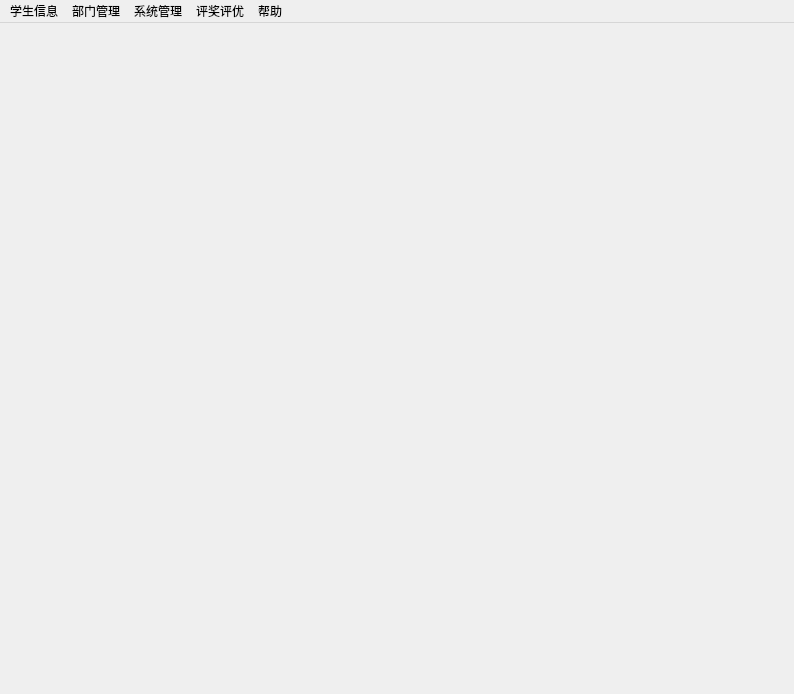
<?xml version="1.0" encoding="UTF-8"?>
<ui version="4.0">
 <class>MainWindow</class>
 <widget class="QMainWindow" name="MainWindow">
  <property name="geometry">
   <rect>
    <x>0</x>
    <y>0</y>
    <width>794</width>
    <height>694</height>
   </rect>
  </property>
  <property name="windowTitle">
   <string>学生评奖评优系统</string>
  </property>
  <property name="unifiedTitleAndToolBarOnMac">
   <bool>false</bool>
  </property>
  <widget class="QWidget" name="centralwidget"/>
  <widget class="QMenuBar" name="menubar">
   <property name="geometry">
    <rect>
     <x>0</x>
     <y>0</y>
     <width>794</width>
     <height>17</height>
    </rect>
   </property>
   <widget class="QMenu" name="menun">
    <property name="title">
     <string>学生信息</string>
    </property>
    <addaction name="actSearchPerson"/>
    <addaction name="actResult"/>
   </widget>
   <widget class="QMenu" name="menu">
    <property name="title">
     <string>部门管理</string>
    </property>
    <addaction name="actClass"/>
    <addaction name="actZW"/>
    <addaction name="actCJImport"/>
    <addaction name="actAudit"/>
    <addaction name="actAuditExcel"/>
   </widget>
   <widget class="QMenu" name="menu_2">
    <property name="title">
     <string>评奖评优</string>
    </property>
    <addaction name="actExcel"/>
    <addaction name="actAddScore"/>
   </widget>
   <widget class="QMenu" name="menu_3">
    <property name="tearOffEnabled">
     <bool>false</bool>
    </property>
    <property name="title">
     <string>系统管理</string>
    </property>
    <addaction name="actManage"/>
    <addaction name="actImport"/>
   </widget>
   <widget class="QMenu" name="menu_5">
    <property name="title">
     <string>帮助</string>
    </property>
    <addaction name="actDetail"/>
    <addaction name="actAbout"/>
    <addaction name="actEditPwd"/>
    <addaction name="actChange"/>
    <addaction name="actExit"/>
   </widget>
   <addaction name="menun"/>
   <addaction name="menu"/>
   <addaction name="menu_3"/>
   <addaction name="menu_2"/>
   <addaction name="menu_5"/>
  </widget>
  <action name="actSearchPerson">
   <property name="enabled">
    <bool>true</bool>
   </property>
   <property name="text">
    <string>信息查询</string>
   </property>
  </action>
  <action name="actManage">
   <property name="text">
    <string>账户管理</string>
   </property>
  </action>
  <action name="actAbout">
   <property name="text">
    <string>关于</string>
   </property>
  </action>
  <action name="actDetail">
   <property name="text">
    <string>评奖评优规则设定</string>
   </property>
  </action>
  <action name="actClass">
   <property name="text">
    <string>班级管理</string>
   </property>
  </action>
  <action name="actExit">
   <property name="text">
    <string>退出</string>
   </property>
  </action>
  <action name="actExcel">
   <property name="text">
    <string>评优申请</string>
   </property>
  </action>
  <action name="actResult">
   <property name="text">
    <string>评奖评优申请情况</string>
   </property>
  </action>
  <action name="actCJImport">
   <property name="text">
    <string>成绩录入</string>
   </property>
  </action>
  <action name="actAudit">
   <property name="text">
    <string>加分审核</string>
   </property>
  </action>
  <action name="actAddScore">
   <property name="text">
    <string>加分申请</string>
   </property>
  </action>
  <action name="actZW">
   <property name="text">
    <string>职务管理</string>
   </property>
  </action>
  <action name="actAuditExcel">
   <property name="text">
    <string>评优审核</string>
   </property>
  </action>
  <action name="actImport">
   <property name="text">
    <string>批量导入</string>
   </property>
  </action>
  <action name="actChange">
   <property name="text">
    <string>切换用户</string>
   </property>
  </action>
  <action name="actEditPwd">
   <property name="text">
    <string>修改密码</string>
   </property>
  </action>
 </widget>
 <resources/>
 <connections/>
</ui>
